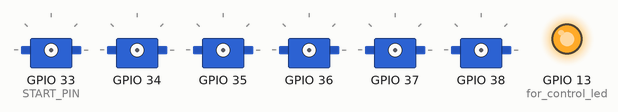
Simulated run of this sketch. Board: ESP32. Parts: 6 × servo, output pins drawn as LEDs (lit = HIGH).

Above: at 0.15 s.
At 3.49 s:
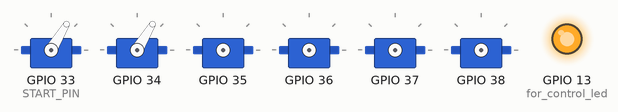
At 9.68 s:
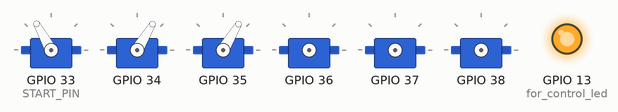
At 18.97 s:
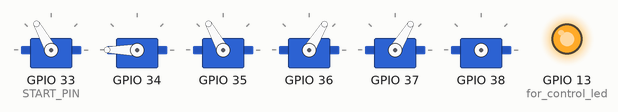
At 28.25 s:
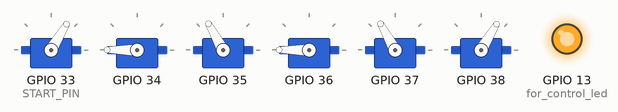
At 38.44 s:
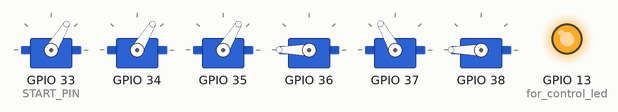
Timing chart, 0 to 40.0 s (numbered marks = the images above):
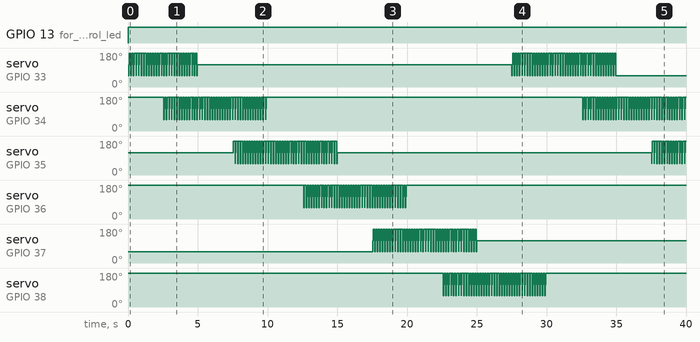

Measured:
- by itself, GPIO 13 (for_control_led): LOW → HIGH at 0.00 s

The sketch:

autoservocontrol.ino
```cpp
#include <Servo.h>

const int AMOUNT_SERVOS = 6;

int SERVO_PIN[AMOUNT_SERVOS];
const int START_PIN = 33;

const int STATUS_DRIVE = 0;
const int STATUS_STOP = 1;

boolean off = false;

Servo servos[AMOUNT_SERVOS];

int ACTIVE_STATUS;

unsigned long interval[2];

unsigned long lastInterval;

boolean active[AMOUNT_SERVOS];

int degree = 0;

long onInterval;
long onDuration;
unsigned long lastOn;
unsigned long now;
long aroundTheCorner;

void setup(){

	interval[STATUS_DRIVE] = 2000;
	interval[STATUS_STOP] = 28000;
	lastInterval = 0;
	ACTIVE_STATUS = STATUS_STOP;
	for(int servo = 0; servo < AMOUNT_SERVOS; ++servo){
		SERVO_PIN[servo] = servo + START_PIN;
		active[servo] = true;
	}

	pinMode(13, OUTPUT); // for control led

	digitalWrite(13,LOW);

	onInterval = 60000000 * 5; // 15 minutes in microseconds
	onDuration = 60000000; // 60 seconds
	now = micros();
	lastOn = now;
	aroundTheCorner = onInterval;

}

void loop(){
	unsigned long newNow = micros();
	if ( now > newNow ){
		lastOn = 0;
        lastInterval = 0;
		aroundTheCorner = now - lastOn;
	}
	now = newNow;

	if( now + aroundTheCorner > lastOn + onInterval ){
		if(off){
			off = false;
		}
		if( now + aroundTheCorner > lastOn + onInterval + onDuration ){
			off = true;
			lastOn = now;
			aroundTheCorner = 0;
		}
	}
	if (!off) {
        float calc = (now*0.0000002);
		int activeServo = (((int)calc)%AMOUNT_SERVOS);
		int activeServo2 = (int)((int)(calc+0.5)%AMOUNT_SERVOS);
//
		for (int i = 0; i < AMOUNT_SERVOS; ++i){
			if (i == activeServo || i == activeServo2){
				active[i] = true;
			} else {
				active[i] = false;
			}
		}
	}

    if(off){
      for(int servo = 0; servo < AMOUNT_SERVOS; ++servo)
        if(servos[servo].attached()){
            servos[servo].detach();
          }
      digitalWrite(13,LOW);
    } else {
      digitalWrite(13,HIGH);
      degree++;
      degree%=360;

    	if( now > lastInterval + interval[ACTIVE_STATUS] ){
    		if(ACTIVE_STATUS == STATUS_STOP){ //make it drive
          		ACTIVE_STATUS = STATUS_DRIVE;
          		for(int servo = 0; servo < AMOUNT_SERVOS; ++servo)
          			if(active[servo]){
	    				if(!servos[servo].attached()){
	    					servos[servo].attach(SERVO_PIN[servo]);
	    					servos[servo].write(degree);
	    				}
          			} else {
		    			if(servos[servo].attached()){
		    				servos[servo].detach();
		    			}
          			}
    		} else if(ACTIVE_STATUS == STATUS_DRIVE){ // make it stop
          ACTIVE_STATUS = STATUS_STOP;
          for(int servo = 0; servo < AMOUNT_SERVOS; ++servo)
    			if(servos[servo].attached()){
    				servos[servo].detach();
    			}
    		}
    		lastInterval = now;
    	}
    }
}
```
